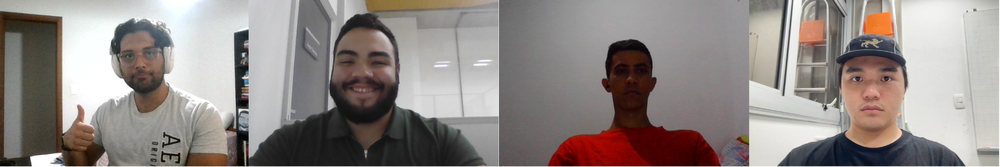
#> input picture imagens/imagem_grupo.png, 1000 x 167 px, shrunk from 1918 x 320 before the run, found by its file name
$ jupyter execute Lab5.ipynb   (text cells are left out)
#> lines starting #> are read from the running program, lines starting #| are printed output that depends on the picture; after the words box and inside, x2 and y2 are one past the last pixel; in counts of white or black regions, pixels touching at a corner belong together
[cell 1]
## 3) Atividade Práticas Experimentais

[cell 2]
## 3.1 - Correção de Ponto Branco (White Point Correction)

[cell 3]
import cv2
import numpy as np
import matplotlib.pyplot as plt

# 1. Garantindo que a função de plotagem existe nesta célula
def mostrar_comparacao(img1, img2, titulo1, titulo2, cmap1=None, cmap2=None):
    plt.figure(figsize=(12, 5))

    plt.subplot(1, 2, 1)
    if cmap1: plt.imshow(img1, cmap=cmap1)
    else: plt.imshow(img1)
    plt.title(titulo1)
    plt.axis('off')

    plt.subplot(1, 2, 2)
    if cmap2: plt.imshow(img2, cmap=cmap2)
    else: plt.imshow(img2)
    plt.title(titulo2)
    plt.axis('off')
    plt.show()

# 2. Função de Correção de Ponto Branco [cite: 17]
def white_point_correction(img, sourcewp, targetwp):
    corrected = img * (targetwp / sourcewp)
    return np.clip(corrected, 0, 1)

# 3. Carregando a imagem de forma segura (Substitua 'sua_foto_aqui.jpg' pelo nome correto!)
img_bgr = cv2.imread('imagem_grupo.png')
#> img_bgr is the input picture: shape (167, 1000, 3); mean B, G, R 133.3, 136.3, 144.5

if img_bgr is None:
    print("ERRO: A imagem não foi encontrada! Verifique se o nome do arquivo está correto e na mesma pasta.")
else:
    # Converte para RGB e normaliza para a escala [0, 1]
    img_grupo_rgb = cv2.cvtColor(img_bgr, cv2.COLOR_BGR2RGB)
    img_grupo_norm = img_grupo_rgb / 255.0

    # Definindo pontos brancos hipotéticos (ex: corrigindo luz quente para neutra)
    source_wp = np.array([0.8, 0.8, 0.5])
    target_wp = np.array([1.0, 1.0, 1.0])

    # Aplicando a correção
    img_wp_corrigida = white_point_correction(img_grupo_norm, source_wp, target_wp)
#> in white_point_correction, `corrected = img * (targetwp / sourcewp)`:
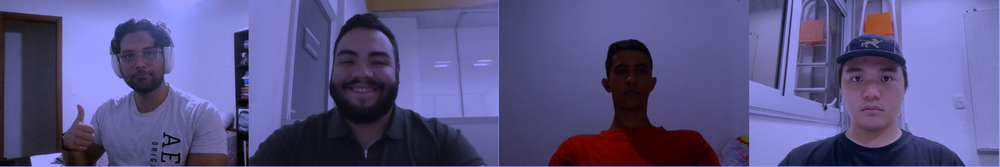
#> corrected: shape (167, 1000, 3) float64; mean R, G, B 0.708, 0.668, 1.05; drawn with min black and max white
#> in white_point_correction, `return np.clip(corrected, 0, 1)`:
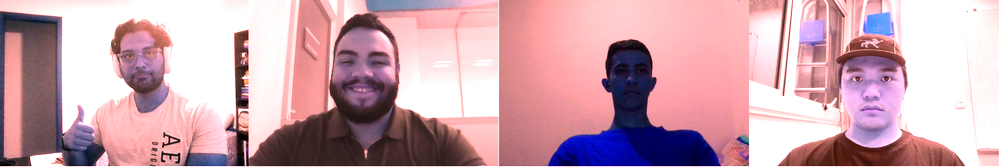
#> returned value: shape (167, 1000, 3) float64; mean of channels 0, 1, 2 0.684, 0.644, 0.797; drawn as B, G, R

    # Mostrando o resultado
    mostrar_comparacao(img_grupo_norm, img_wp_corrigida,
                       'Imagem Original', 'Correção de Ponto Branco')
#> `img_xyz = cv2.cvtColor(img_float32, cv2.COLOR_RGB2XYZ)`: img_xyz: shape (167, 1000, 3) float32; mean of channels 0, 1, 2 0.519, 0.54, 0.571

[cell 4]
## 3.2 - Transformação XYZ para RGB e Correção Gama

[cell 5]
def xyz_to_rgb_gamma(xyz_img):
    # Matriz de conversão linear XYZ para RGB (D65)
    matrix = np.array([[3.2406, -1.5372, -0.4986],
                       [-0.9689, 1.8758, 0.0415],
                       [0.0557, -0.2040, 1.0570]])

    rgb_linear = xyz_img @ matrix.T
#> rgb_linear: shape (167, 1000, 3) float64; mean of channels 0, 1, 2 0.566, 0.535, 0.523
    rgb_linear = np.clip(rgb_linear, 0, 1)
#> rgb_linear: shape (167, 1000, 3) float64; mean of channels 0, 1, 2 0.566, 0.535, 0.523

    # Correção Gama padrão sRGB
    gamma_corrected = np.where(rgb_linear <= 0.0031308,
                               12.92 * rgb_linear,
                               1.055 * np.power(rgb_linear, 1/2.4) - 0.055)
#> gamma_corrected: shape (167, 1000, 3) float64; mean of channels 0, 1, 2 0.753, 0.719, 0.708
    return gamma_corrected

# Convertendo a imagem RGB do grupo para XYZ float32
img_float32 = img_grupo_norm.astype(np.float32)
img_xyz = cv2.cvtColor(img_float32, cv2.COLOR_RGB2XYZ)

# Aplicando a conversão e correção gama
img_gama_corrigida = xyz_to_rgb_gamma(img_xyz)

mostrar_comparacao(img_grupo_norm, img_gama_corrigida,
                   'Original RGB', 'Após Conversão XYZ->RGB e Gama')

[cell 6]
## 3.3 - O Modelo CIELAB

[cell 7]
# Convertendo para LAB usando a variável 'img_bgr' que já foi lida pelo imread nas células anteriores
img_lab = cv2.cvtColor(img_bgr, cv2.COLOR_BGR2Lab)
#> img_lab: shape (167, 1000, 3); mean of channels 0, 1, 2 144.4, 131, 131.3
l_chan, a_chan, b_chan = cv2.split(img_lab)

# Plotando os canais separadamente
plt.figure(figsize=(15, 5))
plt.subplot(1, 3, 1), plt.imshow(l_chan, cmap='gray'), plt.title('Canal L* (Luminosidade)')
plt.axis('off')
plt.subplot(1, 3, 2), plt.imshow(a_chan, cmap='RdYlGn_r'), plt.title('Canal a* (Verde-Vermelho)')
plt.axis('off')
plt.subplot(1, 3, 3), plt.imshow(b_chan, cmap='YlGnBu_r'), plt.title('Canal b* (Azul-Amarelo)')
plt.axis('off')
plt.show()

[cell 8]
## 3.4 - Cores Dependentes de Câmera: HSV e sRGB

[cell 9]
# Convertendo para HSV (Corrigido para img_bgr)
img_hsv = cv2.cvtColor(img_bgr, cv2.COLOR_BGR2HSV)
#> img_hsv: shape (167, 1000, 3); mean H, S, V 53, 34, 146

# Exemplo didático: Criando uma máscara para tons de pele/vermelho/laranja
# (Ajuste os valores de lower e upper dependendo da iluminação da foto!)
lower_color = np.array([0, 30, 60])
upper_color = np.array([20, 150, 255])

mask_hsv = cv2.inRange(img_hsv, lower_color, upper_color)
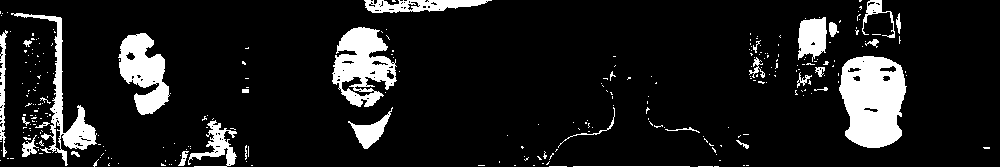
#> mask_hsv: shape (167, 1000); 11.1% white; 279 white regions (247 under 20 px), largest, box (x1, y1, x2, y2) and area: (839, 56, 907, 148) 4753, (332, 27, 397, 107) 2983, (118, 33, 170, 115) 2427
segmentado_hsv = cv2.bitwise_and(img_grupo_rgb, img_grupo_rgb, mask=mask_hsv)

mostrar_comparacao(mask_hsv, segmentado_hsv,
                   'Máscara HSV', 'Imagem Segmentada', cmap1='gray')

[cell 10]
## 3.5 - Modelo YCbCr

[cell 11]
def rgb_to_ycbcr(rgb_img):
    # Coeficientes da transformação BT.601
    transform_mat = np.array([[0.299, 0.587, 0.114],
                              [-0.1687, -0.3313, 0.5],
                              [0.5, -0.4187, -0.0813]])
    ycbcr = rgb_img @ transform_mat.T
    ycbcr[:,:,1:] += 0.5 # Ajuste de offset para Cb e Cr
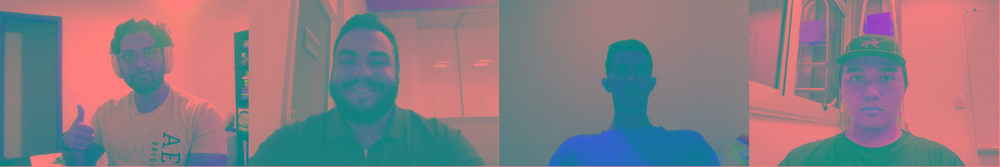
#> ycbcr: shape (167, 1000, 3) float64; mean R, G, B 0.543, 0.489, 0.517
    return np.clip(ycbcr, 0, 1)

# Aplicando a transformação na imagem normalizada
img_ycbcr_manual = rgb_to_ycbcr(img_grupo_norm)

Y_ch = img_ycbcr_manual[:, :, 0]
Cb_ch = img_ycbcr_manual[:, :, 1]
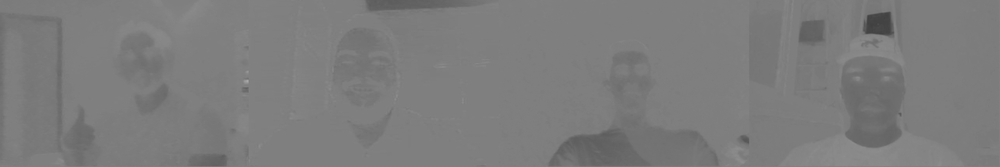
#> Cb_ch: shape (167, 1000) float64; min 0.255, max 0.667, mean 0.489
Cr_ch = img_ycbcr_manual[:, :, 2]

plt.figure(figsize=(15, 5))
plt.subplot(1, 3, 1), plt.imshow(Y_ch, cmap='gray'), plt.title('Canal Y (Luminância)')
plt.axis('off')
plt.subplot(1, 3, 2), plt.imshow(Cb_ch, cmap='RdBu'), plt.title('Canal Cb (Crominância Azul)')
plt.axis('off')
plt.subplot(1, 3, 3), plt.imshow(Cr_ch, cmap='PiYG'), plt.title('Canal Cr (Crominância Vermelha)')
plt.axis('off')
plt.show()

[cell 12]
## 3.6 - Correção do ponto branco e gama

[cell 13]
import cv2
import numpy as np

# Funções auxiliares
def white_point_correction(img, sourcewp, targetwp):
    corrected = img * (targetwp / sourcewp)
    return np.clip(corrected, 0, 1)

def apply_gamma(rgb_linear):
    gamma_corrected = np.where(rgb_linear <= 0.0031308,
                               12.92 * rgb_linear,
                               1.055 * np.power(rgb_linear, 1/2.4) - 0.055)
    return np.clip(gamma_corrected, 0, 1)

# Inicia a captura de vídeo da webcam
cap = cv2.VideoCapture(0)

# --- CONFIGURAÇÃO DA GRAVAÇÃO DE VÍDEO ---
largura = int(cap.get(cv2.CAP_PROP_FRAME_WIDTH))
altura = int(cap.get(cv2.CAP_PROP_FRAME_HEIGHT))
fps = 20.0 # Taxa de quadros por segundo
fourcc = cv2.VideoWriter_fourcc(*'XVID') # Codec de vídeo
# Cria o objeto que vai gravar o vídeo
out = cv2.VideoWriter('3_6_video_demonstrativo.avi', fourcc, fps, (largura, altura))
# -----------------------------------------

modo = 1
source_wp = np.array([0.7, 0.8, 1.0])
target_wp = np.array([1.0, 1.0, 1.0])

print("GRAVANDO VÍDEO... Pressione Q para parar e salvar.")
print("Controles: 1 (Original) | 2 (Ponto Branco) | 3 (Gama) | 4 (Ambos)")

while True:
    ret, frame = cap.read()
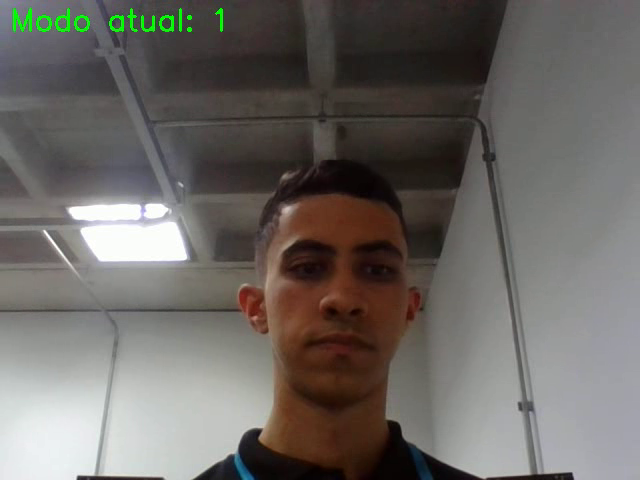
#> input picture frame 22 of videos/Lab 5 vídeo/3_6_video_demonstrativo.avi, 640 x 480 px, given in place of the camera
#> frame is the input picture: shape (480, 640, 3); mean B, G, R 99.8, 103.9, 108
    if not ret:
        break

    # Normaliza a imagem
    img_rgb = cv2.cvtColor(frame, cv2.COLOR_BGR2RGB) / 255.0
    resultado_rgb = img_rgb.copy()

    # Aplica os filtros
    if modo == 2 or modo == 4:
        resultado_rgb = white_point_correction(resultado_rgb, source_wp, target_wp)
    if modo == 3 or modo == 4:
        resultado_rgb = apply_gamma(resultado_rgb)

    # Converte de volta para exibição
    resultado_bgr = cv2.cvtColor((resultado_rgb * 255).astype(np.uint8), cv2.COLOR_RGB2BGR)

    # Criação do texto na tela
    exibicao = resultado_bgr.copy()
    cv2.putText(exibicao, f"Modo atual: {modo}", (10, 30), cv2.FONT_HERSHEY_SIMPLEX, 1, (0, 255, 0), 2)
#> exibicao: shape (480, 640, 3); 0.38% of pixels changed, all inside (x1, y1, x2, y2) = (13, 8, 223, 32)

    cv2.imshow('3.6 - Gravando Webcam', exibicao)

    # SALVA O FRAME ATUAL NO VÍDEO
    out.write(exibicao)

    # Controles de teclado
    key = cv2.waitKey(1) & 0xFF
#> (key q is pressed here)
    if key == ord('q'):
        break
    elif key == ord('1'): modo = 1
    elif key == ord('2'): modo = 2
    elif key == ord('3'): modo = 3
    elif key == ord('4'): modo = 4

print("Vídeo 3.6 salvo com sucesso!")
cap.release()
out.release() # Finaliza o arquivo de vídeo
cv2.destroyAllWindows()

[cell 14]
## 3.7 - Detecção de Cor pelo Método HSV

[cell 15]
import cv2
import numpy as np

def nothing(x):
    pass

cap = cv2.VideoCapture(0)

# --- CONFIGURAÇÃO DA GRAVAÇÃO DE VÍDEO ---
largura = int(cap.get(cv2.CAP_PROP_FRAME_WIDTH))
altura = int(cap.get(cv2.CAP_PROP_FRAME_HEIGHT))
fps = 20.0
fourcc = cv2.VideoWriter_fourcc(*'XVID')
# A largura é multiplicada por 2 porque colocamos as duas imagens lado a lado (hstack)
out = cv2.VideoWriter('3_7_video_demonstrativo.avi', fourcc, fps, (largura * 2, altura))
# -----------------------------------------

cv2.namedWindow('Controles HSV')
cv2.createTrackbar('H Min', 'Controles HSV', 90, 179, nothing) # Começando perto do Azul
cv2.createTrackbar('S Min', 'Controles HSV', 100, 255, nothing)
cv2.createTrackbar('V Min', 'Controles HSV', 50, 255, nothing)
cv2.createTrackbar('H Max', 'Controles HSV', 130, 179, nothing)
cv2.createTrackbar('S Max', 'Controles HSV', 255, 255, nothing)
cv2.createTrackbar('V Max', 'Controles HSV', 255, 255, nothing)

print("GRAVANDO VÍDEO... Pressione Q para parar e salvar.")

while True:
    ret, frame = cap.read()
    if not ret:
        break

    hsv = cv2.cvtColor(frame, cv2.COLOR_BGR2HSV)
#> hsv: shape (480, 640, 3); mean H, S, V 45.9, 41, 110.7

    h_min = cv2.getTrackbarPos('H Min', 'Controles HSV')
    s_min = cv2.getTrackbarPos('S Min', 'Controles HSV')
    v_min = cv2.getTrackbarPos('V Min', 'Controles HSV')
    h_max = cv2.getTrackbarPos('H Max', 'Controles HSV')
    s_max = cv2.getTrackbarPos('S Max', 'Controles HSV')
    v_max = cv2.getTrackbarPos('V Max', 'Controles HSV')

    lower_color = np.array([h_min, s_min, v_min])
    upper_color = np.array([h_max, s_max, v_max])

    mask = cv2.inRange(hsv, lower_color, upper_color)
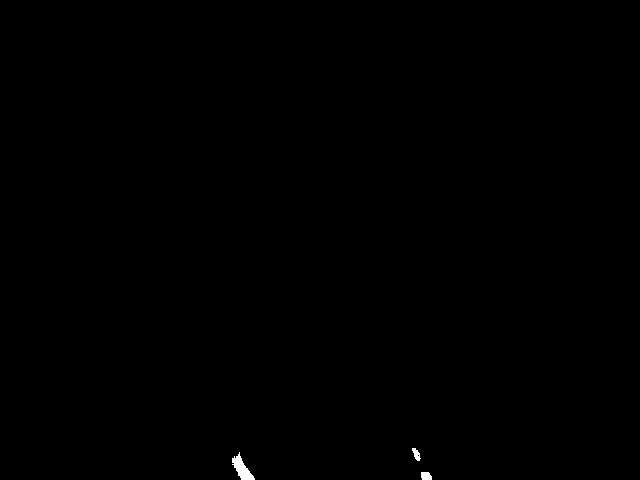
#> mask: shape (480, 640); 0.14% white; 3 white regions, box (x1, y1, x2, y2) and area: (232, 452, 255, 480) 287, (421, 472, 432, 480) 78, (412, 448, 421, 461) 66
    resultado_segmentado = cv2.bitwise_and(frame, frame, mask=mask)

    # Junta as imagens
    tela_dividida = np.hstack((frame, resultado_segmentado))
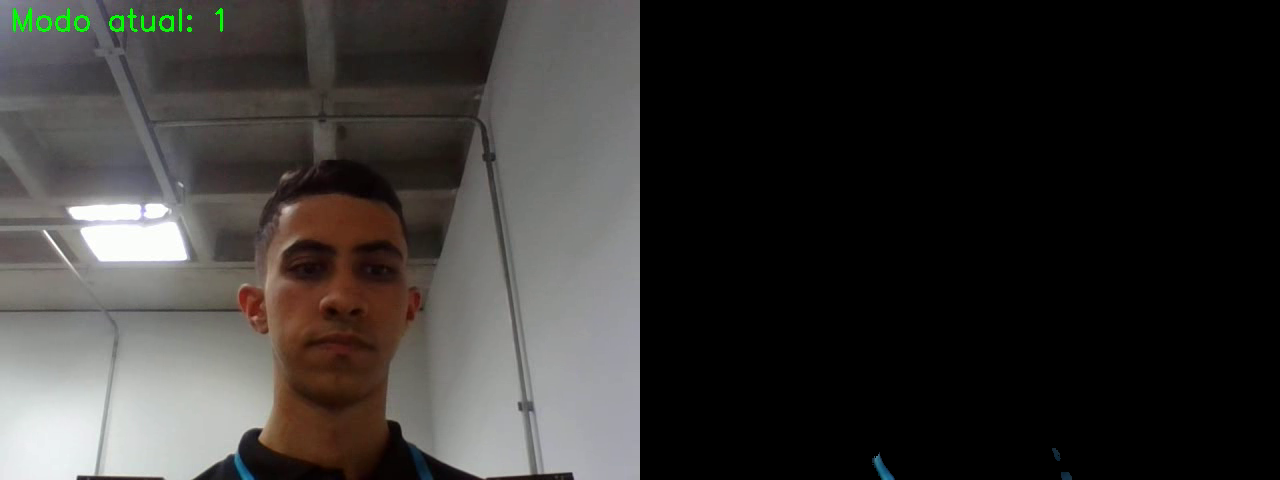
#> tela_dividida: shape (480, 1280, 3); mean B, G, R 49.9, 52, 54

    cv2.imshow('3.7 - Gravando HSV', tela_dividida)

    # SALVA O FRAME DIVIDIDO NO VÍDEO
    out.write(tela_dividida)

    if cv2.waitKey(1) & 0xFF == ord('q'):
#> (key q is pressed here)
        break

print("Vídeo 3.7 salvo com sucesso!")
cap.release()
out.release() # Finaliza o arquivo de vídeo
cv2.destroyAllWindows()

[cell 16]
## 4) Exercícios Propostos

[cell 17]
## 4.1 - Comparação de Luminosidade

[cell 18]
import cv2
import matplotlib.pyplot as plt

# 1. Garantindo que a função de plotagem existe na memória
def mostrar_comparacao(img1, img2, titulo1, titulo2, cmap1=None, cmap2=None):
    plt.figure(figsize=(12, 5))

    plt.subplot(1, 2, 1)
    if cmap1: plt.imshow(img1, cmap=cmap1)
    else: plt.imshow(img1)
    plt.title(titulo1)
    plt.axis('off')

    plt.subplot(1, 2, 2)
    if cmap2: plt.imshow(img2, cmap=cmap2)
    else: plt.imshow(img2)
    plt.title(titulo2)
    plt.axis('off')
    plt.show()

# 2. Carregando a imagem novamente (NÃO ESQUEÇA DE COLOCAR O NOME DA SUA FOTO AQUI)
img_bgr = cv2.imread('imagem_grupo.png')

if img_bgr is None:
    print("ERRO: A imagem não foi encontrada! Verifique se o nome do arquivo está correto e na mesma pasta.")
else:
    # 3. Fazendo as conversões (Exercício 1)
    img_lab_ex1 = cv2.cvtColor(img_bgr, cv2.COLOR_BGR2Lab)
    l_chan_ex1, a_chan, b_chan = cv2.split(img_lab_ex1)

    img_ycbcr_ex1 = cv2.cvtColor(img_bgr, cv2.COLOR_BGR2YCrCb)
#> img_ycbcr_ex1: shape (167, 1000, 3); mean of channels 0, 1, 2 138.4, 132.3, 125.1
    y_chan_ex1, cr_chan, cb_chan = cv2.split(img_ycbcr_ex1)

    # 4. Exibindo o resultado
    mostrar_comparacao(l_chan_ex1, y_chan_ex1,
                       'Canal L* (CIELAB)', 'Canal Y (YCbCr)',
                       cmap1='gray', cmap2='gray')

[cell 19]
import cv2
import numpy as np
import matplotlib.pyplot as plt

[cell 20]
def mostrar_comparacao(img1, img2, titulo1, titulo2):
    plt.figure(figsize=(12, 5))

    plt.subplot(1, 2, 1)
    plt.imshow(img1)
    plt.title(titulo1)
    plt.axis('off')

    plt.subplot(1, 2, 2)
    plt.imshow(img2)
    plt.title(titulo2)
    plt.axis('off')

    plt.show()

# Carregando imagem
img_bgr = cv2.imread('imagens/imagem_grupo.png')

if img_bgr is None:
    print("ERRO: imagem não encontrada")
else:
    # Convertendo para RGB (pra mostrar certo no matplotlib)
    img_rgb = cv2.cvtColor(img_bgr, cv2.COLOR_BGR2RGB)

    # Normalizando (0 a 1)
    img_norm = img_rgb / 255.0

    # Aplicando gama inversa (gamma = 2.2)
    gamma = 2.2
    img_gamma = np.power(img_norm, gamma)
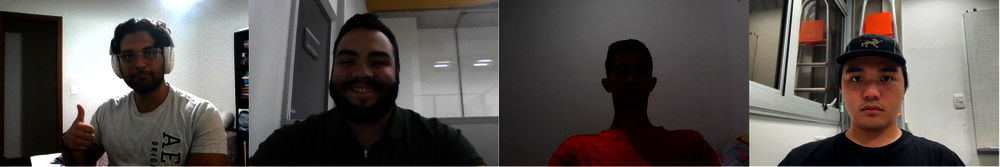
#> img_gamma: shape (167, 1000, 3) float64; mean R, G, B 0.357, 0.335, 0.324

    # Voltando pra 0–255
    img_gamma = (img_gamma * 255).astype(np.uint8)

    # Mostrando resultado
    mostrar_comparacao(img_rgb, img_gamma,
                       'Imagem Original',
                       'Gamma = 2.2 (Escurecida)')

[cell 21]
import cv2
import numpy as np
import matplotlib.pyplot as plt

[cell 22]
def mostrar_comparacao(img1, img2, titulo1, titulo2):
    plt.figure(figsize=(12, 5))

    plt.subplot(1, 2, 1)
    plt.imshow(img1)
    plt.title(titulo1)
    plt.axis('off')

    plt.subplot(1, 2, 2)
    plt.imshow(img2)
    plt.title(titulo2)
    plt.axis('off')

    plt.show()

# Carregando imagem
img_bgr = cv2.imread('imagens/imagem_grupo.png')

if img_bgr is None:
    print("ERRO: imagem não encontrada")
else:
    # Convertendo para YCbCr
    img_ycbcr = cv2.cvtColor(img_bgr, cv2.COLOR_BGR2YCrCb)

    # Separando canais
    y, cr, cb = cv2.split(img_ycbcr)

    # Zerando canais de cor
    cr[:] = 128
#> cr: shape (167, 1000); every value is 128
    cb[:] = 128

    # Reconstruindo imagem
    img_gray_ycbcr = cv2.merge([y, cr, cb])
#> img_gray_ycbcr: shape (167, 1000, 3); mean of channels 0, 1, 2 138.4, 128, 128

    # Convertendo de volta pra RGB
    img_result = cv2.cvtColor(img_gray_ycbcr, cv2.COLOR_YCrCb2RGB)

    # Convertendo original pra RGB só pra exibir
    img_rgb = cv2.cvtColor(img_bgr, cv2.COLOR_BGR2RGB)

    # Mostrando
    mostrar_comparacao(img_rgb, img_result,
                       'Imagem Original',
                       'Escala de Cinza (YCbCr)')

[cell 23]
import cv2
import numpy as np
import matplotlib.pyplot as plt

[cell 24]
def mostrar_comparacao(img1, img2, titulo1, titulo2):
    plt.figure(figsize=(12,5))

    plt.subplot(1,2,1)
    plt.imshow(img1)
    plt.title(titulo1)
    plt.axis('off')

    plt.subplot(1,2,2)
    plt.imshow(img2, cmap='gray')
    plt.title(titulo2)
    plt.axis('off')

    plt.show()

# Carregar imagem
img_bgr = cv2.imread('imagens\semaforo.png')
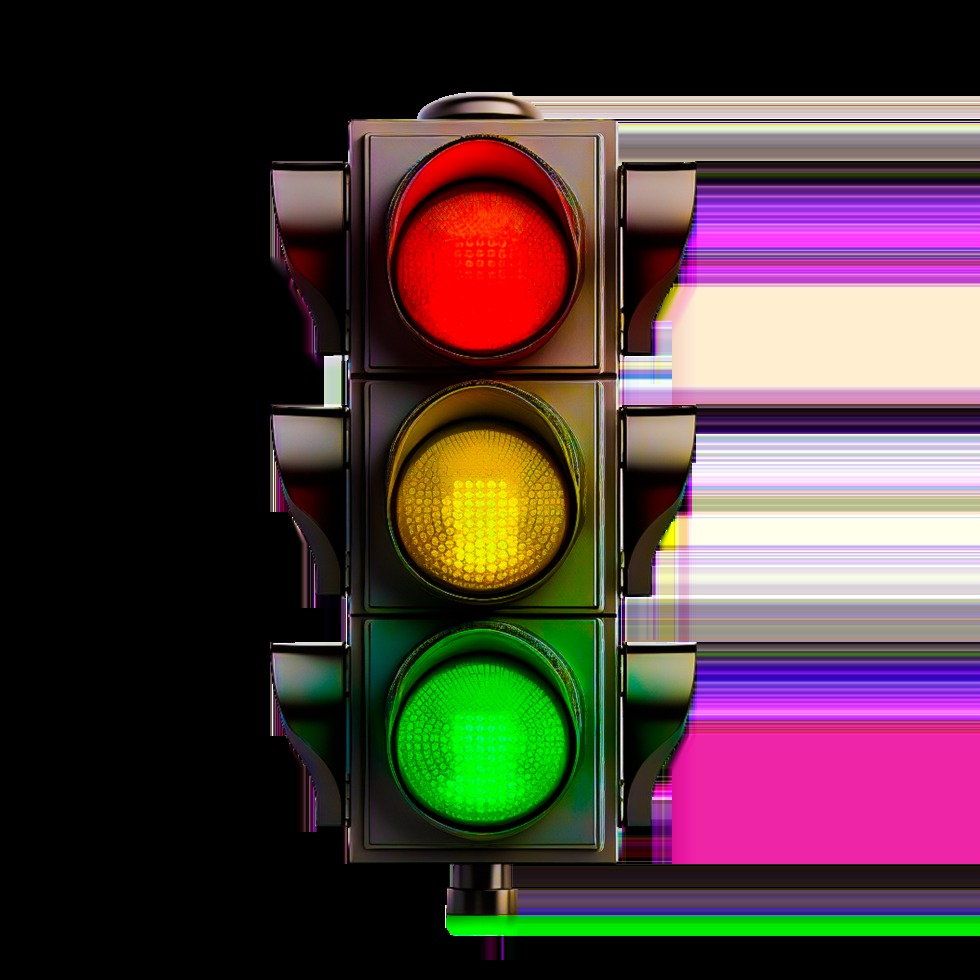
#> input picture imagens/semaforo.png, 980 x 980 px, found by its file name
#> img_bgr is the input picture: shape (980, 980, 3); mean B, G, R 56.4, 57, 74.7

if img_bgr is None:
    print("Erro ao carregar imagem")
else:
    img_rgb = cv2.cvtColor(img_bgr, cv2.COLOR_BGR2RGB)
#> img_rgb: shape (980, 980, 3)

    # Definindo limites para vermelho (ajuste conforme sua imagem)
    lower = np.array([150, 0, 0])
    upper = np.array([255, 100, 100])

    # Criando máscara
    mask = cv2.inRange(img_rgb, lower, upper)

    mostrar_comparacao(img_rgb, mask,
                       'Imagem Original',
                       'Segmentação RGB')
